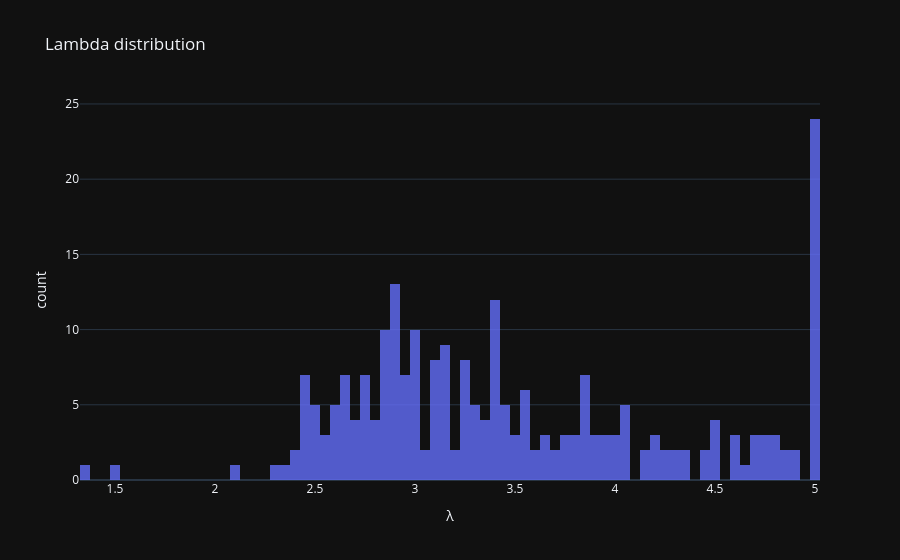

The code cell stored with this chart in its notebook:
### Code cell
import plotly.express as px
import pandas as pd

df_lambda = pd.DataFrame({"lambda": StackLambda})

fig = px.histogram(
    df_lambda,
    x="lambda",
    nbins=100,
    title="Lambda distribution",
    labels={"lambda": "λ"},
    opacity=0.8
)

fig.show()

### Figure 1 — Plotly figure (JSON) as saved in the notebook; plotly's stock layout.template omitted (floating-point values rounded to 4 significant figures; data arrays with more than 128 entries replaced by an {"elided": "..."} marker saying what was removed)
{"data": [{"bingroup": "x", "hovertemplate": "λ=%{x}<br>count=%{y}<extra></extra>", "legendgroup": "", "marker": {"color": "#636efa", "opacity": 0.8, "pattern": {"shape": ""}}, "name": "", "nbinsx": 100, "orientation": "v", "showlegend": false, "x": {"elided": "245 float values"}, "xaxis": "x", "yaxis": "y", "type": "histogram"}], "layout": {"xaxis": {"anchor": "y", "domain": [0.0, 1.0], "title": {"text": "λ"}}, "yaxis": {"anchor": "x", "domain": [0.0, 1.0], "title": {"text": "count"}}, "legend": {"tracegroupgap": 0}, "title": {"text": "Lambda distribution"}, "barmode": "relative"}}
